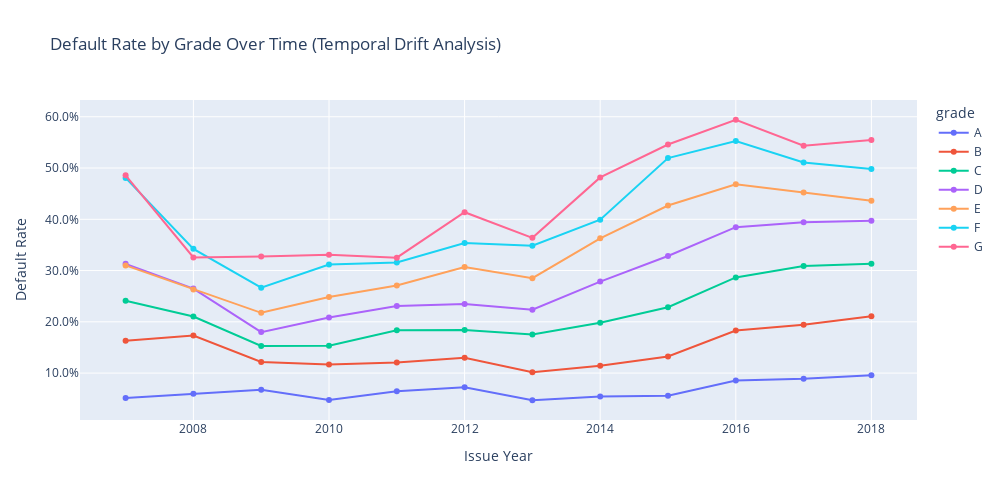

The cell this chart's notebook holds for it:
### Markdown cell above
## 4. Grade Reliability Over Time (Temporal Drift)
> Q: Has grade reliability drifted over time? (PDF core concern)

### Code cell
# ── 4. Default Rate by Grade Over Time ──
if 'issue_year' in terminal.columns:
    grade_year = terminal.groupby(['issue_year', 'grade'])['is_default'].mean().reset_index()
    grade_year.columns = ['year', 'grade', 'default_rate']
    
    fig = px.line(grade_year, x='year', y='default_rate', color='grade',
                  title='Default Rate by Grade Over Time (Temporal Drift Analysis)',
                  labels={'default_rate': 'Default Rate', 'year': 'Issue Year'},
                  markers=True)
    fig.update_layout(yaxis_tickformat='.1%', width=1000, height=500)
    try:
        fig.write_image(f'{CHARTS_DIR}/05_grade_drift_over_time.png', scale=2)
    except Exception as image_error:
        print(f"Image export skipped: {image_error}")
    fig.show()
    
    print("📊 If lines cross or converge, it indicates grade meaning is shifting over time.")

### Figure 1 — Plotly figure (JSON) as saved in the notebook; plotly's stock layout.template omitted (floating-point values rounded to 4 significant figures)
{"data": [{"hovertemplate": "grade=A<br>Issue Year=%{x}<br>Default Rate=%{y}<extra></extra>", "legendgroup": "A", "line": {"color": "#636efa", "dash": "solid"}, "marker": {"symbol": "circle"}, "mode": "lines+markers", "name": "A", "orientation": "v", "showlegend": true, "type": "scatter", "x": [2007, 2008, 2009, 2010, 2011, 2012, 2013, 2014, 2015, 2016, 2017, 2018], "xaxis": "x", "y": [0.05128, 0.05975, 0.06733, 0.04735, 0.06465, 0.07238, 0.047, 0.05432, 0.0558, 0.08542, 0.08914, 0.09596], "yaxis": "y"}, {"hovertemplate": "grade=B<br>Issue Year=%{x}<br>Default Rate=%{y}<extra></extra>", "legendgroup": "B", "line": {"color": "#EF553B", "dash": "solid"}, "marker": {"symbol": "circle"}, "mode": "lines+markers", "name": "B", "orientation": "v", "showlegend": true, "type": "scatter", "x": [2007, 2008, 2009, 2010, 2011, 2012, 2013, 2014, 2015, 2016, 2017, 2018], "xaxis": "x", "y": [0.1633, 0.1734, 0.1218, 0.1169, 0.1206, 0.1297, 0.1018, 0.1144, 0.1323, 0.1829, 0.1943, 0.211], "yaxis": "y"}, {"hovertemplate": "grade=C<br>Issue Year=%{x}<br>Default Rate=%{y}<extra></extra>", "legendgroup": "C", "line": {"color": "#00cc96", "dash": "solid"}, "marker": {"symbol": "circle"}, "mode": "lines+markers", "name": "C", "orientation": "v", "showlegend": true, "type": "scatter", "x": [2007, 2008, 2009, 2010, 2011, 2012, 2013, 2014, 2015, 2016, 2017, 2018], "xaxis": "x", "y": [0.2411, 0.2103, 0.1528, 0.1535, 0.1834, 0.184, 0.1753, 0.1981, 0.2285, 0.2866, 0.309, 0.3131], "yaxis": "y"}, {"hovertemplate": "grade=D<br>Issue Year=%{x}<br>Default Rate=%{y}<extra></extra>", "legendgroup": "D", "line": {"color": "#ab63fa", "dash": "solid"}, "marker": {"symbol": "circle"}, "mode": "lines+markers", "name": "D", "orientation": "v", "showlegend": true, "type": "scatter", "x": [2007, 2008, 2009, 2010, 2011, 2012, 2013, 2014, 2015, 2016, 2017, 2018], "xaxis": "x", "y": [0.3131, 0.2649, 0.1799, 0.2085, 0.2307, 0.2347, 0.2237, 0.2785, 0.3284, 0.3847, 0.3945, 0.3973], "yaxis": "y"}, {"hovertemplate": "grade=E<br>Issue Year=%{x}<br>Default Rate=%{y}<extra></extra>", "legendgroup": "E", "line": {"color": "#FFA15A", "dash": "solid"}, "marker": {"symbol": "circle"}, "mode": "lines+markers", "name": "E", "orientation": "v", "showlegend": true, "type": "scatter", "x": [2007, 2008, 2009, 2010, 2011, 2012, 2013, 2014, 2015, 2016, 2017, 2018], "xaxis": "x", "y": [0.31, 0.2632, 0.2175, 0.2484, 0.2708, 0.3071, 0.2851, 0.3629, 0.427, 0.4683, 0.4522, 0.4361], "yaxis": "y"}, {"hovertemplate": "grade=F<br>Issue Year=%{x}<br>Default Rate=%{y}<extra></extra>", "legendgroup": "F", "line": {"color": "#19d3f3", "dash": "solid"}, "marker": {"symbol": "circle"}, "mode": "lines+markers", "name": "F", "orientation": "v", "showlegend": true, "type": "scatter", "x": [2007, 2008, 2009, 2010, 2011, 2012, 2013, 2014, 2015, 2016, 2017, 2018], "xaxis": "x", "y": [0.4808, 0.3423, 0.2667, 0.3119, 0.3158, 0.3536, 0.3486, 0.3992, 0.5194, 0.5528, 0.5107, 0.498], "yaxis": "y"}, {"hovertemplate": "grade=G<br>Issue Year=%{x}<br>Default Rate=%{y}<extra></extra>", "legendgroup": "G", "line": {"color": "#FF6692", "dash": "solid"}, "marker": {"symbol": "circle"}, "mode": "lines+markers", "name": "G", "orientation": "v", "showlegend": true, "type": "scatter", "x": [2007, 2008, 2009, 2010, 2011, 2012, 2013, 2014, 2015, 2016, 2017, 2018], "xaxis": "x", "y": [0.4857, 0.3256, 0.3273, 0.3308, 0.3251, 0.4138, 0.3638, 0.4816, 0.5459, 0.5942, 0.5435, 0.5549], "yaxis": "y"}], "layout": {"height": 500, "legend": {"title": {"text": "grade"}, "tracegroupgap": 0}, "title": {"text": "Default Rate by Grade Over Time (Temporal Drift Analysis)"}, "width": 1000, "xaxis": {"anchor": "y", "domain": [0, 1], "title": {"text": "Issue Year"}}, "yaxis": {"anchor": "x", "domain": [0, 1], "tickformat": ".1%", "title": {"text": "Default Rate"}}}}
